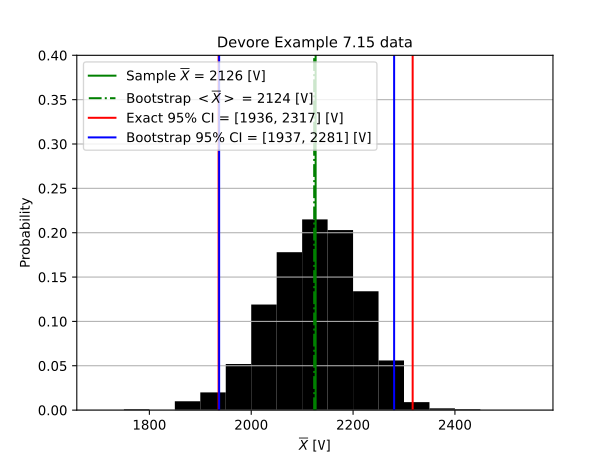

Write the Python code that produced this figure.
import numpy as np
from scipy.stats import norm
from matplotlib import pyplot as plt
from scipy.stats import t

n_b = 1000

x = [1470, 1510, 1690, 1740, 1900, 2000, 2030, 2100, 2190, 2200, 2290, 2380, 2390, 2480, 2500, 2580, 2700]
x = np.array(x)
n = len(x)
x_bar = np.mean(x)
x_std = np.std(x, ddof=1)
xstar = np.random.choice(x, size=(n, n_b), replace=True)

xstar_mean = np.mean(xstar, axis=0)
xstar_mean.sort()
ci_bootstrap = [np.percentile(xstar_mean, 2.5), np.percentile(xstar_mean, 97.5)]
#d = np.abs(x_std*norm.ppf(0.025)/np.sqrt(n-1))
d = np.abs(x_std * t.ppf(0.025, df=n-1) / np.sqrt(n))
ci_exact = [x_bar-d, x_bar+d]

print(f"Sample <X>       {x_bar:.0f}")
print(f"Bootstrap <X>    {np.mean(xstar_mean):.0f}")
print(f"Exact CI:        [{ci_exact[0]:.0f}, {ci_exact[1]:.0f}]")
print(f"Bootstrap CI:    [{ci_bootstrap[0]:.0f}, {ci_bootstrap[1]:.0f}]")

bins = np.arange(1700, 2600, 50)
counts, bins = np.histogram(xstar_mean, bins=bins)
plt.hist(bins[:-1], bins, weights=counts/sum(counts), color='black')
plt.axvline(x_bar, color='green', linestyle='-', label=f'Sample $\\overline{{X}}$ = {x_bar:.0f}')
plt.axvline(np.mean(xstar_mean), color='green', linestyle='-.', label=f'Bootstrap $<\\overline{{X}}>$ = {np.mean(xstar_mean):.0f}')
plt.axvline(ci_exact[0], color='red', label=f'Exact 95% CI = [{ci_exact[0]:.0f}, {ci_exact[1]:.0f}]')
plt.axvline(ci_exact[1], color='red')
plt.axvline(ci_bootstrap[0], color='blue', label=f'Bootstrap 95% CI = [{ci_bootstrap[0]:.0f}, {ci_bootstrap[1]:.0f}]')
plt.axvline(ci_bootstrap[1], color='blue')
plt.grid(axis='y')
plt.legend(loc='upper left')
#plt.xlim(*xlim)
plt.ylim([0, 0.4])
plt.xlabel('$\\overline{X}$')
plt.ylabel('Probability')
plt.title("Devore Example 7.15 data", fontsize=11)
plt.savefig('HW5_2a.png', dpi=300)
plt.close()

